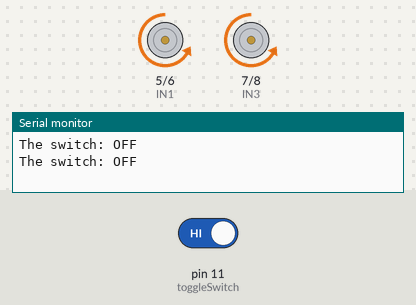
This sketch was run on a simulated Arduino Uno, built with avr-gcc and run on an emulated ATmega328P. On the bench: motor-driver pin pairs drawn as motors (green arrow = first pin HIGH = forward, orange = second pin HIGH = backward, longer = more drive, scaled by the enable pin), the last lines printed to the serial monitor. The inputs (shaded band) are chosen by the test bench; at power-on: pin 11 (toggleSwitch) HIGH.

Above: at 4.8 s.
4.9 s: pin 11 (toggleSwitch) driven LOW
At 5.5 s:
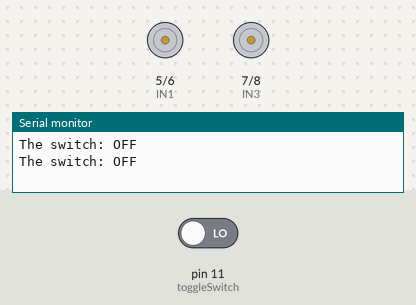
13.1 s: pin 11 (toggleSwitch) driven HIGH
At 14.8 s:
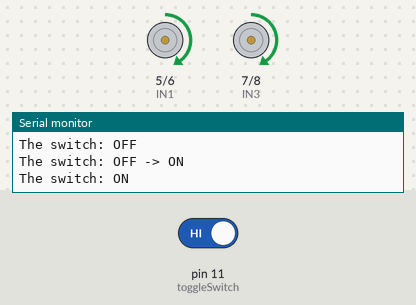
Timing chart, 0 to 27.3 s (numbered marks = the images above; inputs shaded):
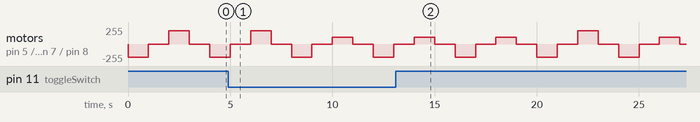

The sketch:

on_and_off_switch.ino
```cpp
#include <ezButton.h>
int IN1=5;
int IN2=6;
int IN3=7;
int IN4=8;
int ENA=9;
int ENB=10;
ezButton toggleSwitch(11);  // create ezButton object that attach to pin 11

void setup() {
  Serial.begin(9600);
  toggleSwitch.setDebounceTime(50); // set debounce time to 50 milliseconds
  for (int i = 5; i <11; i ++)
   {
     pinMode(i, OUTPUT);
   }
}

void loop() {
  toggleSwitch.loop(); // MUST call the loop() function first

  if (toggleSwitch.isPressed())
    Serial.println("The switch: OFF -> ON");

  if (toggleSwitch.isReleased())
    Serial.println("The switch: ON -> OFF");

  int state = toggleSwitch.getState();
  if (state == HIGH)
    Serial.println("The switch: OFF");
  else
    Serial.println("The switch: ON");
     // rotate CW
  digitalWrite(IN1,LOW);
  digitalWrite(IN2,HIGH);
  analogWrite(ENA,200);
  digitalWrite(IN3,LOW);
  digitalWrite(IN4,HIGH);
  analogWrite(ENB,200);
  delay(1000);
  // pause for 1S
  analogWrite(ENA,0);
  analogWrite(ENB,0);
  delay(1000);
  // rotate CCW
  digitalWrite(IN1,HIGH);
  digitalWrite(IN2,LOW);

  analogWrite(ENA,100);
  digitalWrite(IN3,HIGH);
  digitalWrite(IN4,LOW);
  analogWrite(ENB,100);
  delay(1000);
  // pause for 1S
  analogWrite(ENA,0);
  analogWrite(ENB,0);
  delay(1000);
}
```
